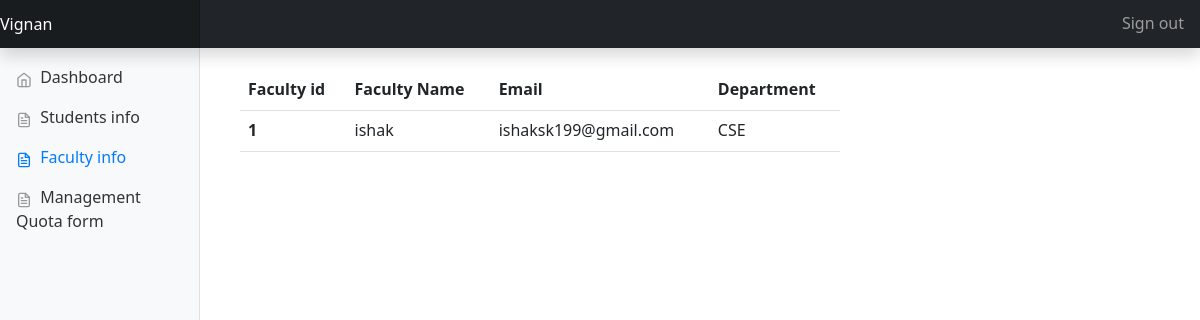
The page /Admin/allfaculty.php on the database its author committed.
### tables this page shows
CREATE TABLE `faculty` (
  `sno` int(100) NOT NULL,
  `name` varchar(100) NOT NULL,
  `id` varchar(100) NOT NULL,
  `email` varchar(100) NOT NULL,
  `password` varchar(100) NOT NULL,
  `dept` varchar(100) NOT NULL
);

### Admin/allfaculty.php (the view, shortened to what this page needs)
<?php
include '../conn.php';
?>
<!doctype html>
<html lang="en">
  <head>
    <link href="https://cdn.jsdelivr.net/npm/bootstrap@5.2.3/dist/css/bootstrap.min.css" rel="stylesheet"
>
    <link href="../../dist/css/bootstrap.min.css" rel="stylesheet">
    <link href="../dashboard1.css" rel="stylesheet">
  </head>
  <body>
    <nav class="navbar navbar-dark fixed-top bg-dark flex-md-nowrap p-0 shadow">
      <a class="navbar-brand col-sm-3 col-md-2 mr-0" href="./facultydash.html">Vignan</a>
      <ul class="navbar-nav px-3">
        <li class="nav-item text-nowrap">
          <a class="nav-link" href="../index.html">Sign out</a>
        </li>
      </ul>
    </nav>
    <div class="container-fluid">
      <div class="row">
        <nav class="col-md-2 bg-light sidebar">
          <div class="sidebar-sticky">
            <ul class="nav flex-column">
              <li class="nav-item">
                <a class="nav-link " href="./admindash.php">
                  <span data-feather="home"></span>
                  Dashboard
                </a>
              </li>
              <li class="nav-item">
                <a class="nav-link" href="allstudents.php">
                  <span data-feather="file-text"></span>
                  Students info
                </a>
              </li>
              <li class="nav-item">
                <a class="nav-link active" href="allfaculty.php">
                  <span data-feather="file-text"></span>
                  Faculty info
                </a>
              </li>
              <li class="nav-item">
                <a class="nav-link" href="MQviewlist.php">
                  <span data-feather="file-text"></span>
                  Management Quota form
                </a>
              </li>
            </ul>
          </div>
        </nav>
        <br><br><br>
        <nav class="col-md-6 asidebar">
              <div class="row">
              <center>
              <table class="table table-hover">
                  <thead class="thead-dark" >
                    <tr>
                      <th scope="col">Faculty id</th>
                      <th scope="col">Faculty Name</th>
                      <th scope="col">Email</th>
                      <th scope="col">Department</th>
                    </tr>
                  </thead>
                  <tbody>
                    <?php
                      $res=mysqli_query($link,"select * from faculty");
                      while($row=mysqli_fetch_array($res)){
                          ?>
                          <tr>
                              <th scope="row"><?php echo $row['id'] ?></th>
                              <td><?php echo $row['name'] ?></td>
                              <td><?php echo $row['email'] ?></td>
                              <td><?php echo $row['dept'] ?></td>
                          </tr>
                          <?php
                      }
                      ?>
                  </tbody>
                </table>
                    </center>
              </div>
        </nav>
      </div>
    </div>
  </body>
</html>

### dashboard1.css (style rules this page uses)
body { font-size: .999rem; }
.feather { width: 16px; height: 16px; vertical-align: text-bottom; }
.sidebar { top: 0; bottom: 0; left: 0; z-index: 100; padding: 50px 0 0; padding-right: 10px; box-shadow: inset -1px 0 0 rgba(0, 0, 0, .1); }
.asidebar { position: relative; top: 20px; left: 40px; z-index: 100; padding: 50px 0 0; }
.sidebar-sticky { position: relative; top: 0; height: calc(100vh - 48px); padding-top: .5rem; overflow-x: hidden; overflow-y: auto; }
.sidebar .nav-link { font-weight: 500; color: #333; }
.sidebar .nav-link .feather { margin-right: 4px; color: #999; }
.sidebar .nav-link.active { color: #007bff; }
.sidebar .nav-link:hover .feather, .sidebar .nav-link.active .feather { color: inherit; }
.navbar-brand { padding-top: .75rem; padding-bottom: .75rem; font-size: 1rem; background-color: rgba(0, 0, 0, .25); box-shadow: inset -1px 0 0 rgba(0, 0, 0, .25); }

### rows shown on the page
faculty: id "1", name "ishak", email "ishaksk199@gmail.com", dept "CSE"
